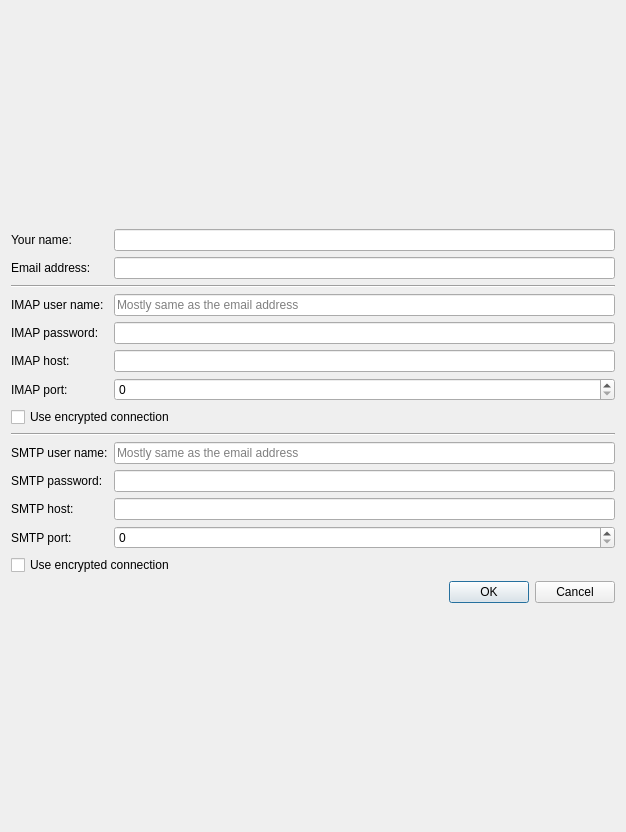
<?xml version="1.0" encoding="UTF-8"?>
<ui version="4.0">
 <class>Otter::EmailAccountPreferencesDialogWindow</class>
 <widget class="QDialog" name="Otter::EmailAccountPreferencesDialogWindow">
  <property name="geometry">
   <rect>
    <x>0</x>
    <y>0</y>
    <width>626</width>
    <height>832</height>
   </rect>
  </property>
  <property name="windowTitle">
   <string>Dialog</string>
  </property>
  <layout class="QVBoxLayout" name="verticalLayout_2">
   <item>
    <layout class="QVBoxLayout" name="verticalLayout">
     <item>
      <layout class="QGridLayout" name="gridLayout">
       <item row="10" column="0">
        <widget class="QLabel" name="label_9">
         <property name="text">
          <string>SMTP password:</string>
         </property>
        </widget>
       </item>
       <item row="10" column="1">
        <widget class="QLineEdit" name="smtpPasswordLineEdit">
         <property name="echoMode">
          <enum>QLineEdit::Password</enum>
         </property>
        </widget>
       </item>
       <item row="4" column="0">
        <widget class="QLabel" name="label_4">
         <property name="text">
          <string>IMAP password:</string>
         </property>
        </widget>
       </item>
       <item row="0" column="0">
        <widget class="QLabel" name="label">
         <property name="text">
          <string>Your name:</string>
         </property>
        </widget>
       </item>
       <item row="11" column="1">
        <widget class="QLineEdit" name="smtpServerUrlLineEdit"/>
       </item>
       <item row="4" column="1">
        <widget class="QLineEdit" name="imapPasswordLineEdit">
         <property name="echoMode">
          <enum>QLineEdit::Password</enum>
         </property>
        </widget>
       </item>
       <item row="12" column="1">
        <widget class="QSpinBox" name="smtpServerPortSpinbox">
         <property name="maximum">
          <number>65535</number>
         </property>
        </widget>
       </item>
       <item row="3" column="0">
        <widget class="QLabel" name="label_3">
         <property name="text">
          <string>IMAP user name:</string>
         </property>
        </widget>
       </item>
       <item row="1" column="0">
        <widget class="QLabel" name="label_2">
         <property name="text">
          <string>Email address:</string>
         </property>
        </widget>
       </item>
       <item row="11" column="0">
        <widget class="QLabel" name="label_10">
         <property name="text">
          <string>SMTP host:</string>
         </property>
        </widget>
       </item>
       <item row="12" column="0">
        <widget class="QLabel" name="label_11">
         <property name="text">
          <string>SMTP port:</string>
         </property>
        </widget>
       </item>
       <item row="1" column="1">
        <widget class="QLineEdit" name="emailAddressLineEdit"/>
       </item>
       <item row="5" column="0">
        <widget class="QLabel" name="label_5">
         <property name="text">
          <string>IMAP host:</string>
         </property>
        </widget>
       </item>
       <item row="5" column="1">
        <widget class="QLineEdit" name="imapServerUrlLineEdit"/>
       </item>
       <item row="9" column="0">
        <widget class="QLabel" name="label_8">
         <property name="text">
          <string>SMTP user name:</string>
         </property>
        </widget>
       </item>
       <item row="9" column="1">
        <widget class="QLineEdit" name="smtpUserNameLineEdit">
         <property name="placeholderText">
          <string>Mostly same as the email address</string>
         </property>
        </widget>
       </item>
       <item row="0" column="1">
        <widget class="QLineEdit" name="yourNameLineEdit"/>
       </item>
       <item row="6" column="0">
        <widget class="QLabel" name="label_6">
         <property name="text">
          <string>IMAP port:</string>
         </property>
        </widget>
       </item>
       <item row="6" column="1">
        <widget class="QSpinBox" name="imapServerPortSpinBox">
         <property name="maximum">
          <number>65535</number>
         </property>
        </widget>
       </item>
       <item row="3" column="1">
        <widget class="QLineEdit" name="imapUserNameLineEdit">
         <property name="inputMask">
          <string/>
         </property>
         <property name="placeholderText">
          <string>Mostly same as the email address</string>
         </property>
        </widget>
       </item>
       <item row="7" column="0" colspan="2">
        <widget class="QCheckBox" name="imapEncryptedConnectionCheckbox">
         <property name="text">
          <string>Use encrypted connection</string>
         </property>
        </widget>
       </item>
       <item row="13" column="0" colspan="2">
        <widget class="QCheckBox" name="smtpEncryptedConnectionCheckBox">
         <property name="text">
          <string>Use encrypted connection</string>
         </property>
        </widget>
       </item>
       <item row="8" column="0" colspan="2">
        <widget class="Line" name="line_2">
         <property name="orientation">
          <enum>Qt::Horizontal</enum>
         </property>
        </widget>
       </item>
       <item row="2" column="0" colspan="2">
        <widget class="Line" name="line">
         <property name="orientation">
          <enum>Qt::Horizontal</enum>
         </property>
        </widget>
       </item>
      </layout>
     </item>
     <item>
      <widget class="QDialogButtonBox" name="buttonBox">
       <property name="orientation">
        <enum>Qt::Horizontal</enum>
       </property>
       <property name="standardButtons">
        <set>QDialogButtonBox::Cancel|QDialogButtonBox::Ok</set>
       </property>
      </widget>
     </item>
    </layout>
   </item>
  </layout>
 </widget>
 <tabstops>
  <tabstop>yourNameLineEdit</tabstop>
  <tabstop>emailAddressLineEdit</tabstop>
  <tabstop>imapUserNameLineEdit</tabstop>
  <tabstop>imapPasswordLineEdit</tabstop>
  <tabstop>imapServerUrlLineEdit</tabstop>
  <tabstop>imapServerPortSpinBox</tabstop>
  <tabstop>imapEncryptedConnectionCheckbox</tabstop>
  <tabstop>smtpUserNameLineEdit</tabstop>
  <tabstop>smtpPasswordLineEdit</tabstop>
  <tabstop>smtpServerUrlLineEdit</tabstop>
  <tabstop>smtpServerPortSpinbox</tabstop>
  <tabstop>smtpEncryptedConnectionCheckBox</tabstop>
 </tabstops>
 <resources/>
 <connections/>
</ui>
